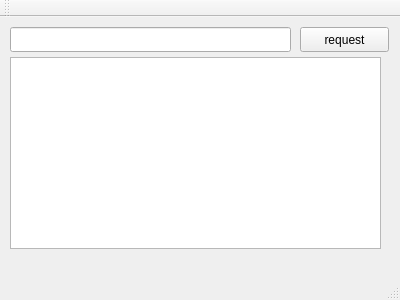
<?xml version="1.0" encoding="UTF-8"?>
<ui version="4.0">
 <class>MainWindow</class>
 <widget class="QMainWindow" name="MainWindow">
  <property name="geometry">
   <rect>
    <x>0</x>
    <y>0</y>
    <width>400</width>
    <height>300</height>
   </rect>
  </property>
  <property name="windowTitle">
   <string>MainWindow</string>
  </property>
  <widget class="QWidget" name="centralWidget">
   <widget class="QLineEdit" name="lineEdit">
    <property name="geometry">
     <rect>
      <x>10</x>
      <y>10</y>
      <width>281</width>
      <height>25</height>
     </rect>
    </property>
   </widget>
   <widget class="QPushButton" name="pushButton">
    <property name="geometry">
     <rect>
      <x>300</x>
      <y>10</y>
      <width>89</width>
      <height>25</height>
     </rect>
    </property>
    <property name="text">
     <string>request</string>
    </property>
   </widget>
   <widget class="QTextBrowser" name="textBrowser">
    <property name="geometry">
     <rect>
      <x>10</x>
      <y>40</y>
      <width>371</width>
      <height>192</height>
     </rect>
    </property>
   </widget>
  </widget>
  <widget class="QMenuBar" name="menuBar">
   <property name="geometry">
    <rect>
     <x>0</x>
     <y>0</y>
     <width>400</width>
     <height>25</height>
    </rect>
   </property>
  </widget>
  <widget class="QToolBar" name="mainToolBar">
   <attribute name="toolBarArea">
    <enum>TopToolBarArea</enum>
   </attribute>
   <attribute name="toolBarBreak">
    <bool>false</bool>
   </attribute>
  </widget>
  <widget class="QStatusBar" name="statusBar"/>
 </widget>
 <layoutdefault spacing="6" margin="11"/>
 <resources/>
 <connections/>
</ui>
